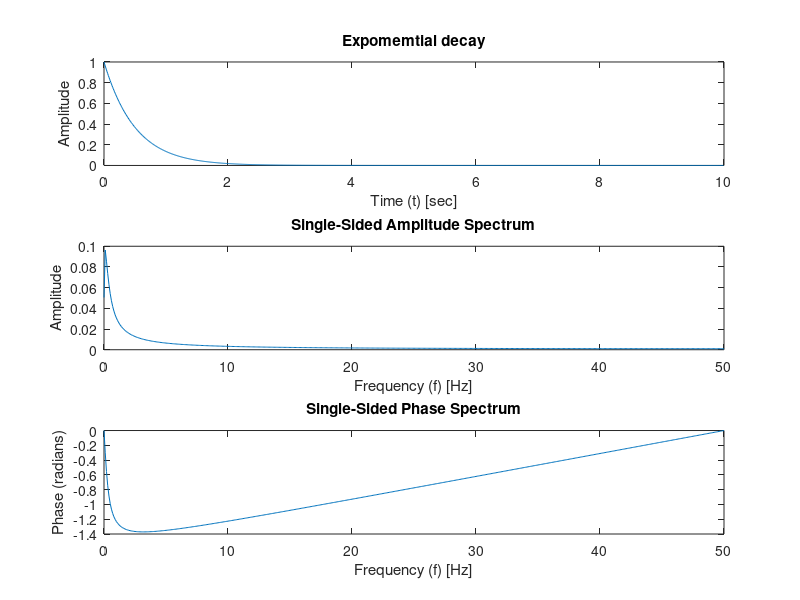

MATLAB code for this plot:
close all;
clear all;
clc;

% Parameters
Fs = 100;           % Sampling frequency in Hz
T = 1/Fs;            % Sampling period
L = 1000;            % Length of signal (number of samples)
t = (0:L-1)*T;       % Time vector

% impulse signal / dirac-delta function
% spike at t = 100T = 0.1s
signal = exp(-2*t);

% Perform FFT
N = length(signal);   % Number of points in FFT
Y = fft(signal, N);   % Compute the FFT

% Frequency array generation
% f = Fs*(0:(N/2))/N;   % Frequency array for one-sided spectrum
f = 0:(Fs/N):(Fs/2);

% Take the magnitude for one-sided amplitude spectrum
P2 = abs(Y/N);        % Two-sided spectrum
P1 = P2(1:N/2+1);     % Single-sided spectrum
P1(2:end-1) = 2*P1(2:end-1);  % Adjust amplitude for one-sided spectrum
amp_spectrum = P1;

% Compute the phase spectrum (single-sided)
ph_spectrum = angle(Y(1:N/2+1));  % Extract the phase for one-sided spectrum

ph_spectrum_degrees = rad2deg(ph_spectrum);

ph_spectrum_unwrapped = unwrap(ph_spectrum);

% Plot the spectrum

figure;
subplot(3,1,1)
plot(t, signal);
title('Expomemtial decay');
xlabel('Time (t) [sec]');
ylabel('Amplitude');

subplot(3,1,2)
plot(f, amp_spectrum);
title('Single-Sided Amplitude Spectrum');
xlabel('Frequency (f) [Hz]');
ylabel('Amplitude');

subplot(3,1,3)
plot(f, ph_spectrum);
title('Single-Sided Phase Spectrum');
xlabel('Frequency (f) [Hz]');
ylabel('Phase (radians)');
